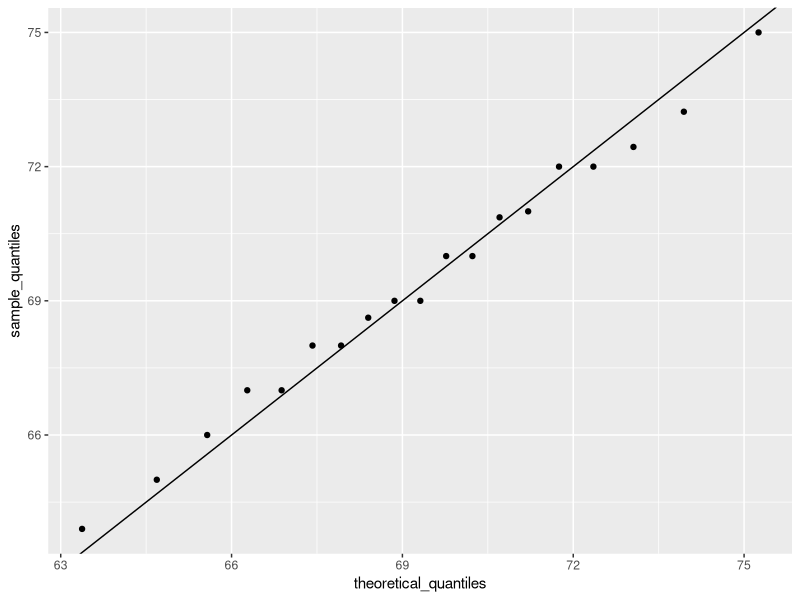
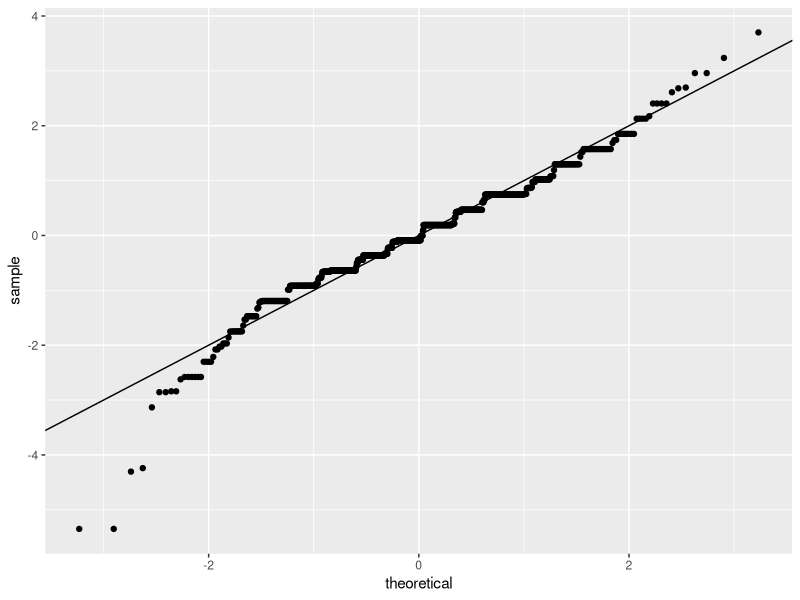
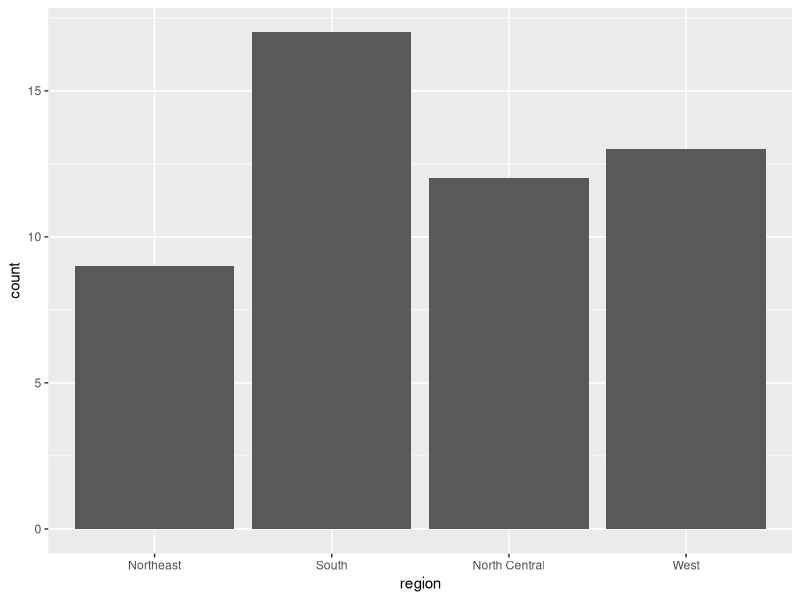
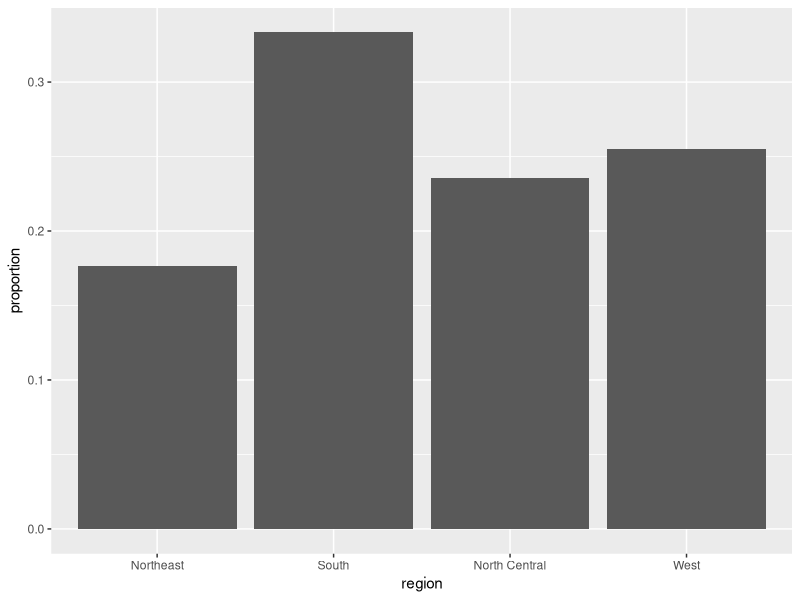
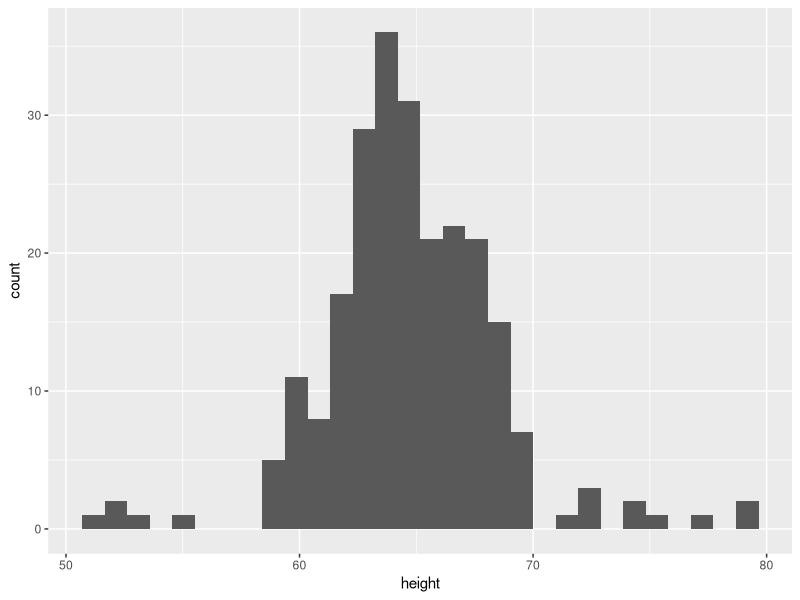
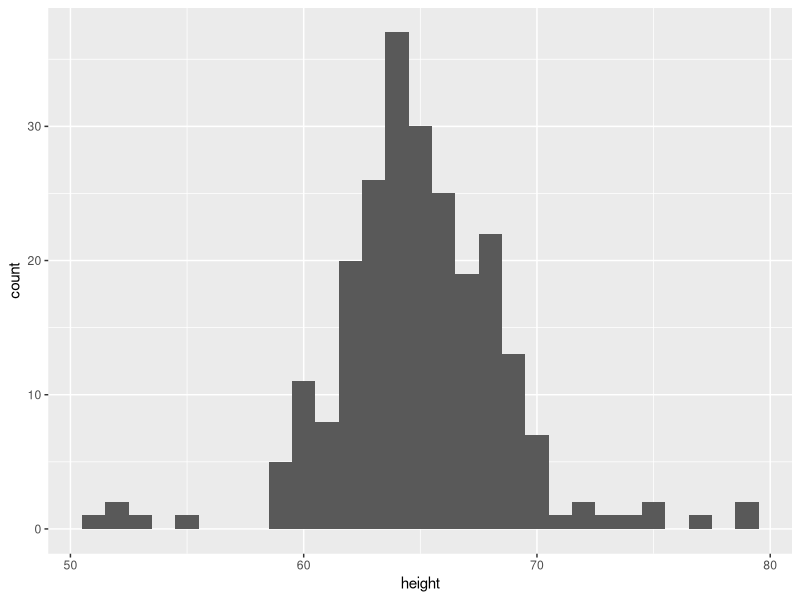
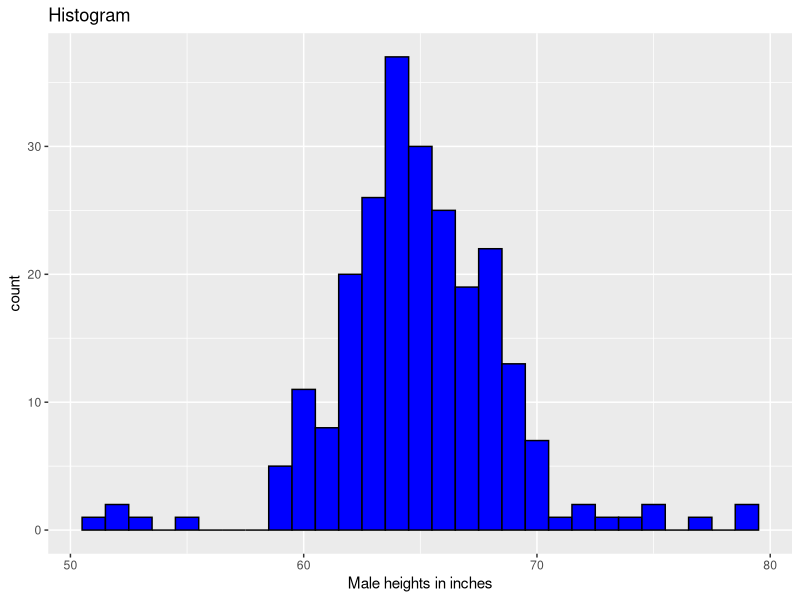
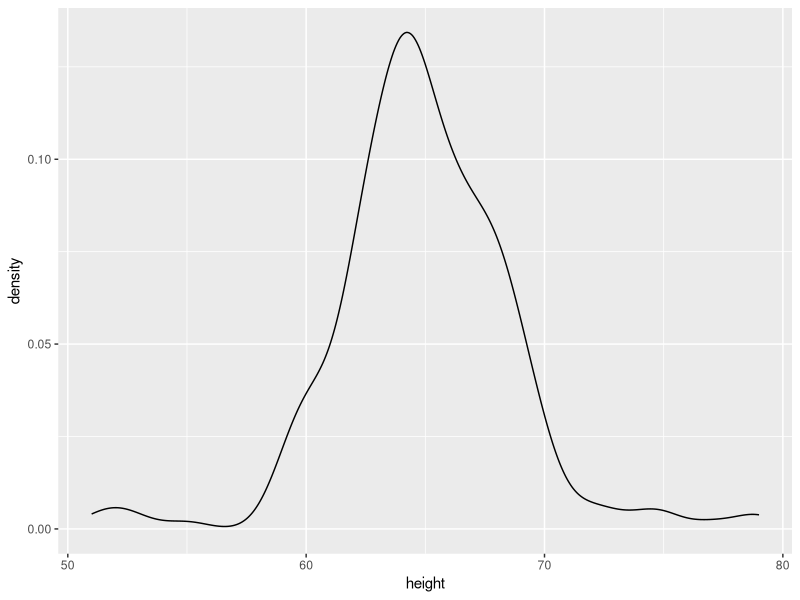

Source code (R) for these figures, in order:
## ---- chunk 1
library(tidyverse)
library(dslabs)
data(heights)
head(heights)
## ---- chunk 2
index <- heights$sex=="Male"
x <- heights$height[index]
## ---- chunk 3
m <- sum(x) / length(x)
## ---- chunk 4
s <- sqrt(sum((x-m)^2) / length(x))
## ---- chunk 5
m <- mean(x)
s <- sd(x)
c(average = m, sd = s)
## ---- chunk 6
z <- scale(x)
## ---- chunk 7
mean(abs(z) < 2)
## ---- chunk 8
pnorm(-1.96)
## ---- chunk 9
qnorm(0.975)
## ---- chunk 10
qnorm(0.975, mean = 5, sd = 2)
## ---- chunk 11
mean(x <= 69.5)
## ---- chunk 12
p <- seq(0.05, 0.95, 0.05)
## ---- chunk 13
sample_quantiles <- quantile(x, p)
## ---- chunk 14
theoretical_quantiles <- qnorm(p, mean = mean(x), sd = sd(x))
## ---- chunk 15
qplot(theoretical_quantiles, sample_quantiles) + geom_abline()
## ---- chunk 16
# sample_quantiles <- quantile(z, p)
# theoretical_quantiles <- qnorm(p) 
# qplot(theoretical_quantiles, sample_quantiles) + geom_abline()
## ---- chunk 17
heights %>% filter(sex=="Male") %>%
  ggplot(aes(sample = scale(height))) + 
  geom_qq() +
  geom_abline()
## ---- chunk 18
heights %>%
  filter(sex=="Female") %>%
  top_n(5, desc(height)) %>%
  pull(height)
## ---- chunk 19
library(dslabs)
data(heights)
male <- heights$height[heights$sex=="Male"]
female <- heights$height[heights$sex=="Female"]
## ---- chunk 20
length(male)
length(female)
## ---- chunk 21
p <- seq(0.1, 0.9, 0.2)

percentile <- data.frame(male = quantile(male, p),
                         female = quantile(female, p))

percentile
## ---- chunk 22
library(dslabs)
data(heights)
x <- heights$height[heights$sex=="Male"]
## ---- chunk 23
mean(x > 69 & x <= 72)
## ---- chunk 24
m = mean(x)
sd = sd(x)
pnorm(72, m, sd) - pnorm(69, m, sd)
## ---- chunk 25
a <- mean(x > 79 & x <= 81)
b <- pnorm(81, m, sd) - pnorm(79, m, sd)
a
b
a/b
## ---- chunk 26
1 - pnorm(84, m, sd)
## ---- chunk 27
a <- round((1 - pnorm(84, m, sd)) * 10^9)
a
## ---- chunk 28
10/a
## ---- chunk 29
1- pnorm(78, m, sd)
150 / round((1- pnorm(78, m, sd)) * 10^9)
## ---- chunk 30
murders %>%
  ggplot(aes(region)) +
  geom_bar()
## ---- chunk 31
data(murders)
tab <- murders %>% 
  count(region) %>% 
  mutate(proportion = n/sum(n))
tab
## ---- chunk 32
tab %>%
  ggplot(aes(region, proportion)) +
  geom_bar(stat = "identity")
## ---- chunk 33
heights %>% 
  filter(sex == "Female") %>% 
  ggplot(aes(height)) + 
  geom_histogram()
## ---- chunk 34
heights %>% 
  filter(sex == "Female") %>% 
  ggplot(aes(height)) + 
  geom_histogram(binwidth = 1)
## ---- chunk 35
heights %>% 
  filter(sex == "Female") %>% 
  ggplot(aes(height)) +
  geom_histogram(binwidth = 1, fill = "blue", col = "black") +
  xlab("Male heights in inches") + 
  ggtitle("Histogram")
## ---- chunk 36
heights %>% 
  filter(sex == "Female") %>%
  ggplot(aes(height)) +
  geom_density()
## ---- chunk 37
heights %>% 
  filter(sex == "Female") %>%
  ggplot(aes(height)) +
  geom_density(fill="blue")
## ---- chunk 38
heights %>% 
  filter(sex == "Female") %>%
  ggplot(aes(height)) +
  geom_density(fill = "blue", adjust = 2)
## ---- chunk 39
heights %>%
  ggplot(aes(sex, height)) +
  geom_boxplot()
## ---- chunk 40
heights %>%
  filter(sex=="Male") %>%
  ggplot(aes(sample = height)) +
  geom_qq()
## ---- chunk 41
params <- heights %>%
  filter(sex=="Male") %>%
  summarize(mean = mean(height), sd = sd(height))

heights %>%
  filter(sex=="Male") %>%
  ggplot(aes(sample = height)) +
  geom_qq(dparams = params) +
  geom_abline()
## ---- chunk 42
heights %>% 
  filter(sex=="Male") %>%
  ggplot(aes(sample = scale(height))) + 
  geom_qq() +
  geom_abline()
## ---- chunk 43
x <- expand.grid(x = 1:12, y = 1:10) %>% 
  mutate(z = 1:120) 
## ---- chunk 44
x %>% ggplot(aes(x, y, fill = z)) + 
  geom_raster()
## ---- chunk 45
x %>%
  ggplot(aes(x, y, fill = z)) + 
  geom_raster() + 
  scale_fill_gradientn(colors =  terrain.colors(10))
## ---- chunk 46
x <- heights %>% 
  filter(sex=="Male") %>% 
  pull(height)
## ---- chunk 47
qplot(x)
## ---- chunk 48
qplot(sample = scale(x)) +
  geom_abline()
## ---- chunk 49
heights %>% qplot(sex, height, data = .)
## ---- chunk 50
heights %>% qplot(sex, height, data = ., geom = "boxplot")
## ---- chunk 51
qplot(x, geom = "density")
## ---- chunk 52
qplot(x, bins=15, color = I("black"), xlab = "Population")
## ---- chunk 53
heights %>% ggplot(aes(height))
## ---- chunk 54
heights %>% ggplot(aes(height)) +
  geom_histogram()
## ---- chunk 55
heights %>% ggplot(aes(height)) +
  geom_histogram(binwidth = 1)
## ---- chunk 56
heights %>% ggplot(aes(height)) +
  geom_density()
## ---- chunk 57
heights %>% ggplot(aes(height, group = sex)) +
  geom_density()
## ---- chunk 58
heights %>% ggplot(aes(height, group = sex, color = sex)) +
  geom_density()
## ---- chunk 59
heights %>% 
  ggplot(aes(height, fill = sex)) + 
  geom_density() 
## ---- chunk 60
heights %>% 
  ggplot(aes(height, fill = sex)) + 
  geom_density(alpha = 0.2) 
